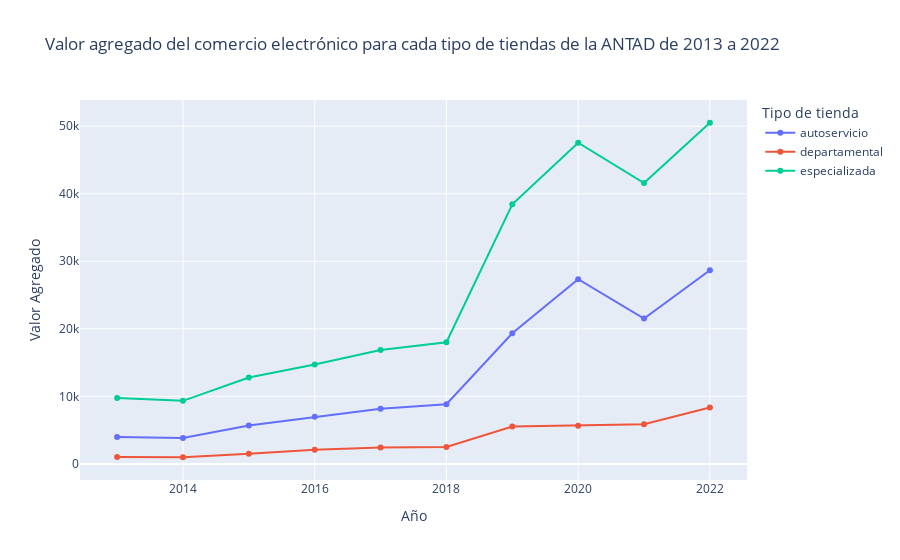

Notebook source saved alongside this figure:
### Code cell
# Graficamos los resultados
import plotly.express as px

fig = px.line(eac_antad, 
              x='ANIO', 
              y='valor_agregado',
              color='tipo_antad',
              markers=True,
              title='Valor agregado del comercio electrónico para cada tipo de tiendas de la ANTAD de 2013 a 2022')

fig.update_layout(
    xaxis_title='Año',
    yaxis_title='Valor Agregado',
    legend_title='Tipo de tienda'
)

fig.show()

### Figure 1 — Plotly figure (JSON) as saved in the notebook; plotly's stock layout.template omitted (floating-point values rounded to 4 significant figures)
{"data": [{"hovertemplate": "tipo_antad=autoservicio<br>ANIO=%{x}<br>valor_agregado=%{y}<extra></extra>", "legendgroup": "autoservicio", "line": {"color": "#636efa", "dash": "solid"}, "marker": {"symbol": "circle"}, "mode": "lines+markers", "name": "autoservicio", "orientation": "v", "showlegend": true, "type": "scatter", "x": [2013, 2014, 2015, 2016, 2017, 2018, 2019, 2020, 2021, 2022], "xaxis": "x", "y": [3997.0, 3829.0, 5699.0, 6980.0, 8177.0, 8841.0, 19340.0, 27350.0, 21530.0, 28680.0], "yaxis": "y"}, {"hovertemplate": "tipo_antad=departamental<br>ANIO=%{x}<br>valor_agregado=%{y}<extra></extra>", "legendgroup": "departamental", "line": {"color": "#EF553B", "dash": "solid"}, "marker": {"symbol": "circle"}, "mode": "lines+markers", "name": "departamental", "orientation": "v", "showlegend": true, "type": "scatter", "x": [2013, 2014, 2015, 2016, 2017, 2018, 2019, 2020, 2021, 2022], "xaxis": "x", "y": [1004.0, 985.4, 1500.0, 2098.0, 2446.0, 2494.0, 5534.0, 5668.0, 5880.0, 8358.0], "yaxis": "y"}, {"hovertemplate": "tipo_antad=especializada<br>ANIO=%{x}<br>valor_agregado=%{y}<extra></extra>", "legendgroup": "especializada", "line": {"color": "#00cc96", "dash": "solid"}, "marker": {"symbol": "circle"}, "mode": "lines+markers", "name": "especializada", "orientation": "v", "showlegend": true, "type": "scatter", "x": [2013, 2014, 2015, 2016, 2017, 2018, 2019, 2020, 2021, 2022], "xaxis": "x", "y": [9742.0, 9341.0, 12780.0, 14720.0, 16860.0, 18010.0, 38450.0, 47560.0, 41580.0, 50510.0], "yaxis": "y"}], "layout": {"legend": {"title": {"text": "Tipo de tienda"}, "tracegroupgap": 0}, "title": {"text": "Valor agregado del comercio electrónico para cada tipo de tiendas de la ANTAD de 2013 a 2022"}, "xaxis": {"anchor": "y", "domain": [0, 1], "title": {"text": "Año"}}, "yaxis": {"anchor": "x", "domain": [0, 1], "title": {"text": "Valor Agregado"}}}}
